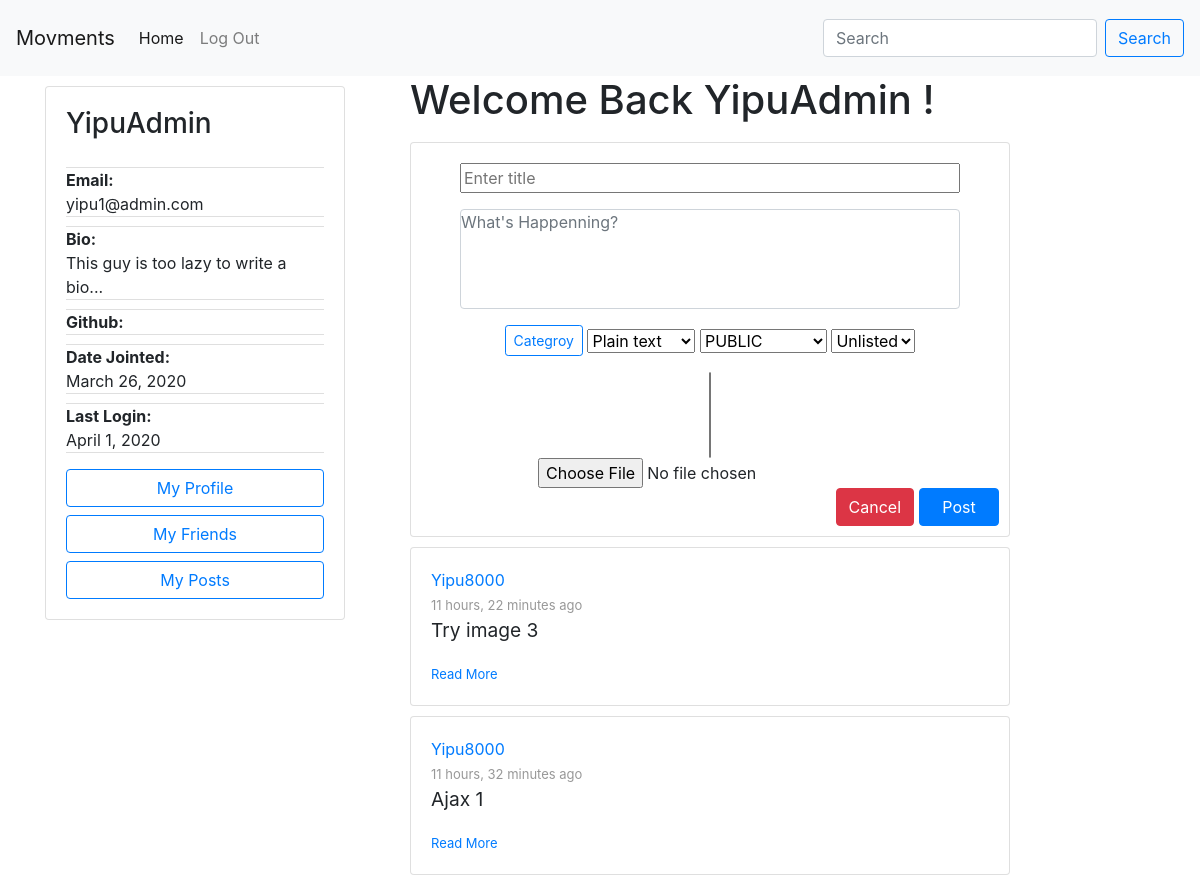
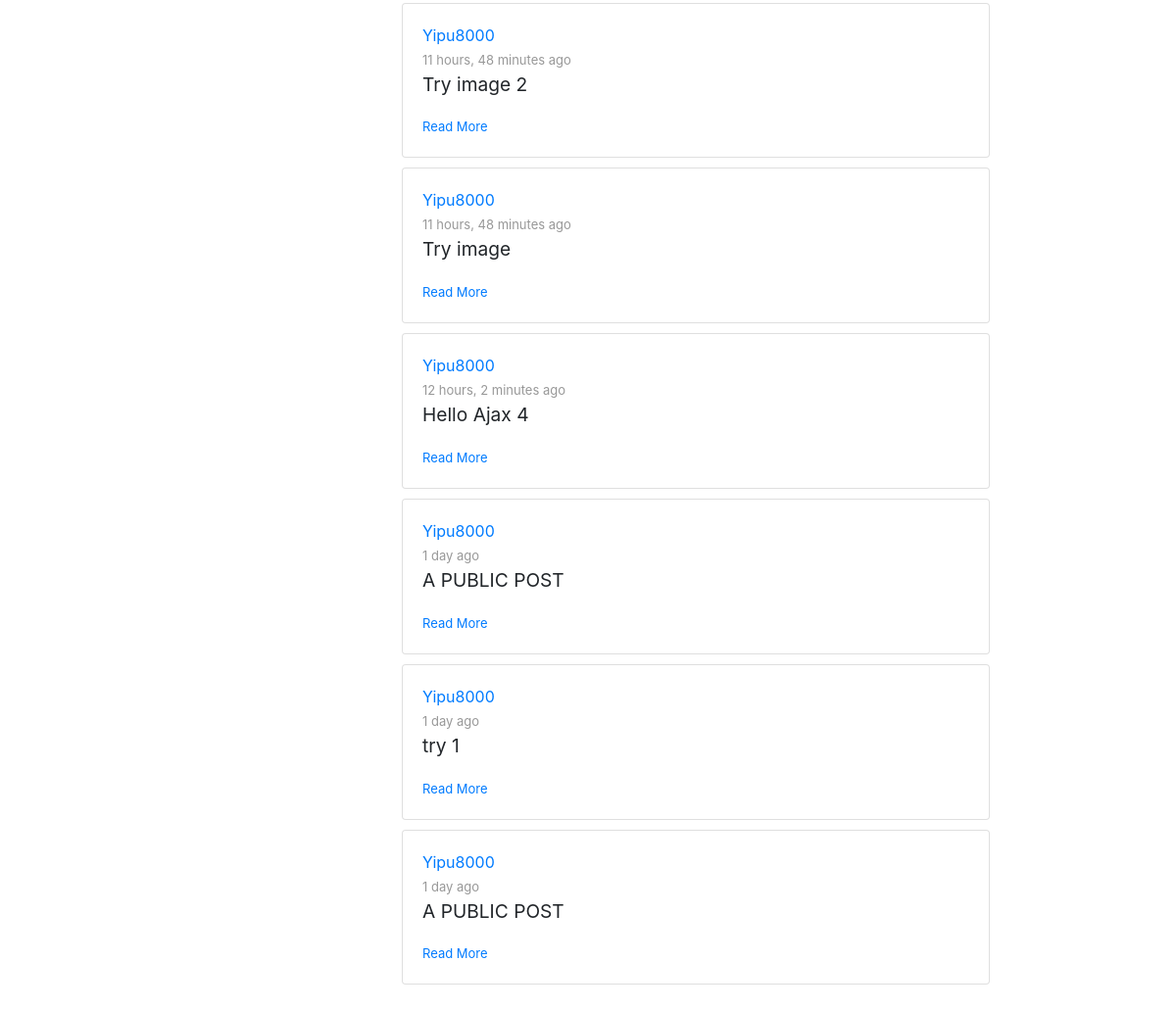
The page /posts/ (signed in) on the database as committed earlier (2 pictures, top to bottom).
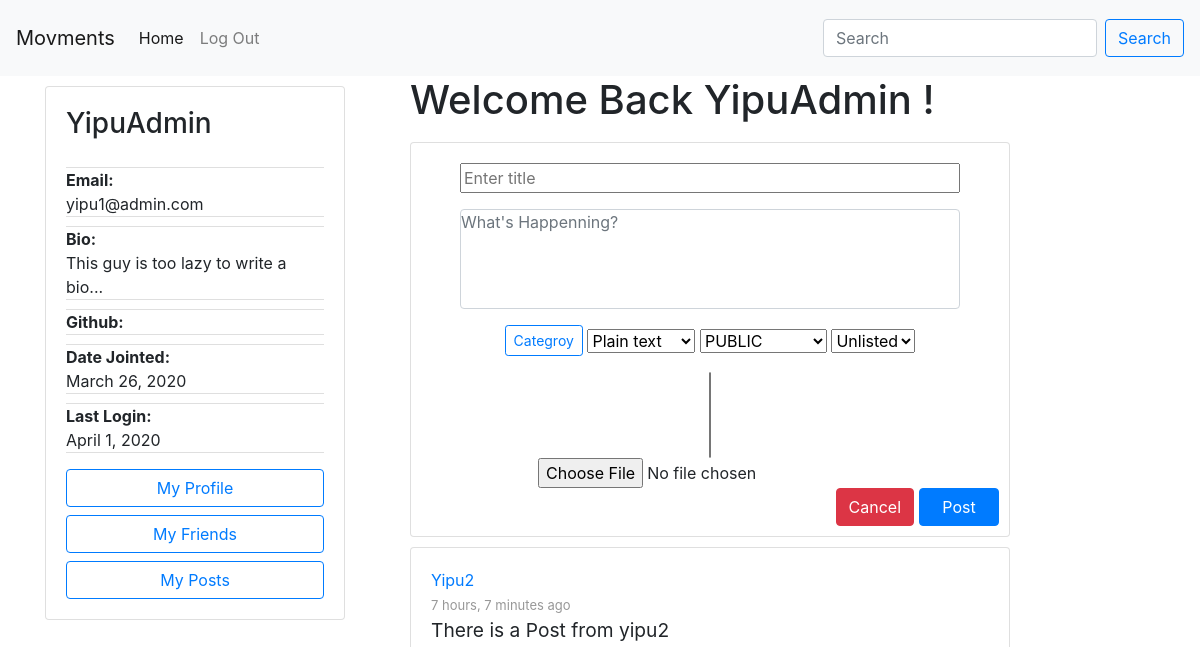
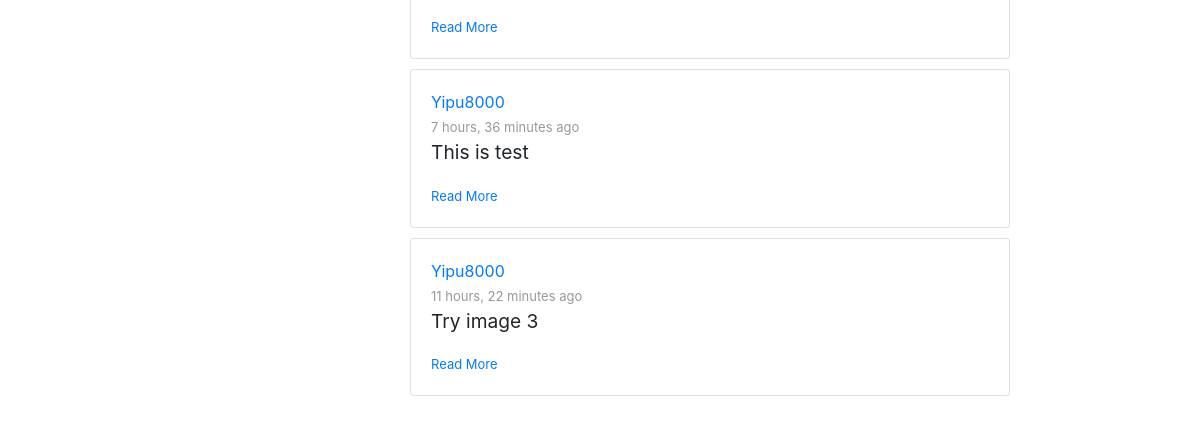
The same page on the database as committed later (2 pictures, top to bottom).
### accounts/models.py (models this page shows, shortened)
class Author(AbstractBaseUser):
    email=models.EmailField(
        verbose_name='email address',
        max_length=60,
        unique=True,
    )
    id = models.CharField(primary_key=True, default=uuid.uuid4().urn[9:], editable=False,max_length=100,unique=True)
    displayName = models.CharField(max_length=30)
    lastName = models.CharField(max_length=30, blank=True)
    firstName = models.CharField(max_length=30, blank=True)
    host = models.CharField(default=settings.HOSTNAME, max_length=100)
    url = models.CharField(default="", max_length=100)
    avatar = models.ImageField(upload_to='avatar/', default = 'avatar/default-avatar.png', blank=True, null=True)
    github = models.URLField(default="", max_length=100, null=True)
    bio = models.CharField(default="This guy is too lazy to write a bio...", max_length=200, blank=True, null=True)
    date_joined=models.DateField(verbose_name="date joined", auto_now=True)
    last_login=models.DateField(verbose_name="last login", auto_now=True)
    active=models.BooleanField(default=True)
    activated=models.BooleanField(default=False)
    node=models.BooleanField(default=False)
    admin=models.BooleanField(default=False)
    share=models.BooleanField(default=False)
    share_image=models.BooleanField(default=False)
    objects = AuthorManager()
    USERNAME_FIELD = 'email'
    REQUIRED_FIELDS = ['displayName', ]

### posting/models.py (models this page shows, shortened)
class Post(models.Model):
    id = models.UUIDField(primary_key=True, default=uuid.uuid4, max_length=50, editable=False)
    author = models.ForeignKey(Author, on_delete=models.CASCADE)
    title = models.CharField(max_length=50)
    contentType = models.CharField(max_length=20, default = 'text/plain', choices=CONTENT_TYPE)
    origin = models.CharField(default="",max_length=200, editable=False)
    source = models.CharField(max_length=200, blank=True)
    content = models.TextField()
    categories = models.CharField(max_length=200, blank=True)
    unlisted = models.BooleanField(default=False, choices=UNLISTED)
    published = models.DateTimeField('date posted', auto_now_add=True, blank=True)
    visibility = models.CharField(max_length=10, default = 'PUBLIC', choices=POST_VISIBILITY)
    visibleTo =models.CharField(max_length=100, default='', blank=True )

### posting/views.py (the view, shortened to what this page needs)
# urls.py: path('posts/', APIviews.ViewPublicPosts.as_view(), name='view public posts'),
class ViewPublicPosts(APIView):
    permission_classes = [IsActivatedOrReadOnly]
    def get(self, request, format=None):
        try:
            posts = getVisiblePosts(request.user)
            posts.sort(key=lambda x: x.published, reverse=True)
            context = {
                'post_list': posts[:20],
            }
            return render(request, "posting/stream.html", context)
        except Exception as e:
            print(e)
            return HttpResponseServerError(e)

### accounts/permissions.py (called while the page is built)
    def has_permission(self, request, view):
        if request.method in self.safe_method:
            return True
        if request.user:
            return request.user.is_activated
        return False

### posting/helper_functions.py (called while the page is built, shortened)
def getVisiblePosts(requester, author=None):
    result = []
    if requester.is_anonymous or requester.host != settings.HOSTNAME:
        if author:
            return list(Post.objects.filter(author=author, visibility='PUBLIC', unlisted=False).order_by('-published'))
        else:
            return list(Post.objects.filter(visibility='PUBLIC', unlisted=False).order_by('-published'))

### posting/templates/posting/stream.html (shortened to what this page needs)
{% extends 'posting/homepage.html' %}
{% block shortProfile %}
    {% if request.user.is_authenticated %}
        <div class="short-profile" >
            {% include 'posting/profile-card.html' with request=request %}
        </div>
    {% endif %}
{% endblock %}
{% block content %}
    <ul>
    {% if post_list %}
            {% for post in post_list %}
            <li>
                {% include 'posting/post-inline-view.html' with post=post %}
            </li>
            {% endfor %}
        </ul>
    {% endif %}
{% endblock %}
{% block newPost %}
    {% if request.user.is_authenticated %}
    <div style="text-align:center;">
    <h1>Welcome Back {{ request.user.displayName }} !</h1>
    </div>
    <div class="card" style="width: 600px;">
        <form method="POST" class="post-form" enctype="multipart/form-data" id='post-form'>
            <div class="form-group">
                <input type="text" name="title" style="width:500px;" placeholder="Enter title" required="" id="id_title">
            </div>
            <div class="form-group">
                <textarea name="content" cols="50" rows="30" class="textarea form-control" style="resize:none;width:500px;" placeholder="What's Happenning?" required="" id="id_content"></textarea>
            </div>
            <div class="container" style="margin-top: 10px;">
                <div class="btn-group">
                <button type="button" name="categories" data-toggle="collapse" href="#post-form-category-input" role="button" aria-expanded="false" aria-controls="post-form-category-input" class="btn btn-outline-primary btn-sm">Categroy</button>
                </div>
                <div class="btn-group">
                    <select name="contentType" id="id_contentType" class="selectpicker" data-style="btn-outline-primary btn-sm" data-width="120px" tabindex="-98">
                        <option value="text/plain" selected="">Plain text</option>
                      </select>
                </div>
                <div class="btn-group">
                    <select name="visibility" id="id_visibility" class="selectpicker" data-style="btn-outline-primary btn-sm" data-width="fit" tabindex="-98">
                        <option value="PUBLIC" selected="">PUBLIC</option>
                    </select>
                </div>
                <div class="btn-group">
                    <select name="unlisted" id="id_unlisted" class="selectpicker" data-style="btn-outline-primary btn-sm" data-width="fit" tabindex="-98">
                        <option value="False" selected="">Unlisted</option>
                    </select>
                </div>
            </div>
            <div class="btn-group">
                <select name="visibleTo" id="id_VisibleTo" multiple class="selectpicker" data-style="btn-outline-primary btn-sm" data-width="fit" tabindex="-98">
                </select>
            </div>
            <div>
                <input type="file" name="image" accept="image/*" id="id_image">
            </div>
            <div>
                <input type="submit" value="Post" id='post-form-btn-submit' class="btn btn-primary float-right" style="width: 80px;margin-right: 10px;margin-bottom: 10px;">
                <input id='cancel_btn' type="button" name="clear" class="btn btn-danger float-right" value="Cancel" style="margin-right: 5px;">
            </div>
        </form>
    </div>
    {% endif %}
{% endblock %}

### posting/templates/posting/homepage.html
<!DOCTYPE html>
<html>
    {%include 'posting/base.html'%}
    <body>
            {% include 'posting/navbar.html' %}
            <div class="container">
                <div class="row">
                    <div class="col-4">
                        {% block shortProfile %}
                        {% endblock %}
                    </div>
                    <div class="col-8">
                        <div class="row">
                            {% block newPost %}
                            {% endblock %}
                        </div>
                        <div class="row">
                            {% block content %}
                            {% endblock %}
                        </div>
                    </div>
                </div>
            </div>
    </body>
</html>

### posting/templates/posting/base.html (shortened to what this page needs)
    {% load static %}
    <head>
            <link rel="stylesheet" href="https://stackpath.bootstrapcdn.com/bootstrap/4.1.3/css/bootstrap.min.css">
            <link rel="stylesheet" href="https://cdn.jsdelivr.net/npm/bootstrap-select@1.13.9/dist/css/bootstrap-select.min.css">
    </head>

### posting/templates/posting/navbar.html (shortened to what this page needs)
<nav class="navbar navbar-expand-lg navbar-light bg-light sticky-top">
    <a class="navbar-brand" href="#">Movments</a>
    <div class="collapse navbar-collapse" id="navbarSupportedContent">
      <ul class="navbar-nav mr-auto">
        <li class="nav-item active">
          <a class="nav-link" id="global-home" href="{% url 'posting:view public posts' %}">Home<span class="sr-only">(current)</span></a>
        </li>
        <li class="nav-item">
          <a class="nav-link" id="nav-third" href="{% url 'accounts:view profile' request.user.id %}">My Profile</a>
        </li>
      </ul>
      <form class="form-inline my-2 my-lg-0">
        <input class="form-control mr-sm-2" type="search" placeholder="Search" aria-label="Search">
        <button class="btn btn-outline-primary my-2 my-sm-0" type="submit">Search</button>
      </form>
    </div>
</nav>

### posting/templates/posting/profile-card.html
<div class="card  position-fixed" style="width: 300px;">
    <div class="card-body">
    <h3 class="card-title">{{request.user.displayName }}</h3>
    <p class="card-text">
        <ul class="list-group list-group-flush">
            <li class="list-group-item" style="padding: 0;"><span style="font-weight: bold;">Email:</span><br>{{ request.user.email }}</li>
            <li class="list-group-item" style="padding: 0;"><span style="font-weight: bold;">Bio:</span><br>{{ request.user.bio }}</li>
            <li class="list-group-item" style="padding: 0;"><span style="font-weight: bold;">Github:</span><br>{{ request.user.github }}</li>
            <li class="list-group-item" style="padding: 0;"><span style="font-weight: bold;">Date Jointed:</span><br> {{ request.user.date_joined }}</li>
            <li class="list-group-item" style="padding: 0;"><span style="font-weight: bold;">Last Login:</span><br>{{ request.user.last_login }}</li>
        </ul>
    </p>
    <div id="user-menu">
        <a href="{% url 'accounts:view profile' request.user.id %}" class="btn btn-outline-primary btn-block">My Profile</a>
        <a href="{% url 'friendship:get friends list' request.user.id %}" class="btn btn-outline-primary btn-block">My Friends</a>
        <a href="{% url 'posting:view user posts' request.user.id %}" class="btn btn-outline-primary btn-block">My Posts</a>
    </div>
    </div>
</div>

### posting/templates/posting/post-inline-view.html
<div class="card" style="width:600px">
    <div class="card-body">
      <a class="displa-name" href="{% url 'accounts:view profile' post.author.id %}">{{post.author.displayName}}</a>
      <br>
      <span id="timestamp">{{ post.published|timesince }} ago</span>
      <div class="card-title">
          <p style="font-size: larger;">{{ post.title }}</p></p>
      </div>
      <a  class="" href="{% url 'posting:view post details' post.id %}" style="font-size: small;" >Read More</a>
    </div>
</div>

### posting/templates/posting/base.html (style rules this page uses)
ul { padding: 0; list-style-type: none; }
.post-form { text-align: center; }
.post-form #id_title { margin-top: 20px; }
.post-form #id_content { width: 300px; height: 100px; padding: 0; }
li { padding: 0; list-style-type: none; margin-top: 10px; margin-bottom: 10px; }
#timestamp { font-size: small; color:#989898; }
.card { margin-top: 10px; }
#id_content { margin: 0 auto; float: none; }

Rows that differ between the two databases and show on the page:
removed Post: author.displayName "Yipu8000", published "11 hours, 32 minutes", title "Ajax 1"
removed Post: author.displayName "Yipu8000", published "11 hours, 48 minutes", title "Try image 2"
removed Post: author.displayName "Yipu8000", published "11 hours, 48 minutes", title "Try image"
removed Post: author.displayName "Yipu8000", published "12 hours, 2 minutes", title "Hello Ajax 4"
removed Post: author.displayName "Yipu8000", published "1 day", title "A PUBLIC POST"
removed Post: author.displayName "Yipu8000", published "1 day", title "try 1"
removed Post: author.displayName "Yipu8000", published "1 day", title "A PUBLIC POST"
added Post: author.displayName "Yipu2", published "7 hours, 7 minutes", title "There is a Post from yipu2"
added Post: author.displayName "Yipu8000", published "7 hours, 36 minutes", title "This is test"
